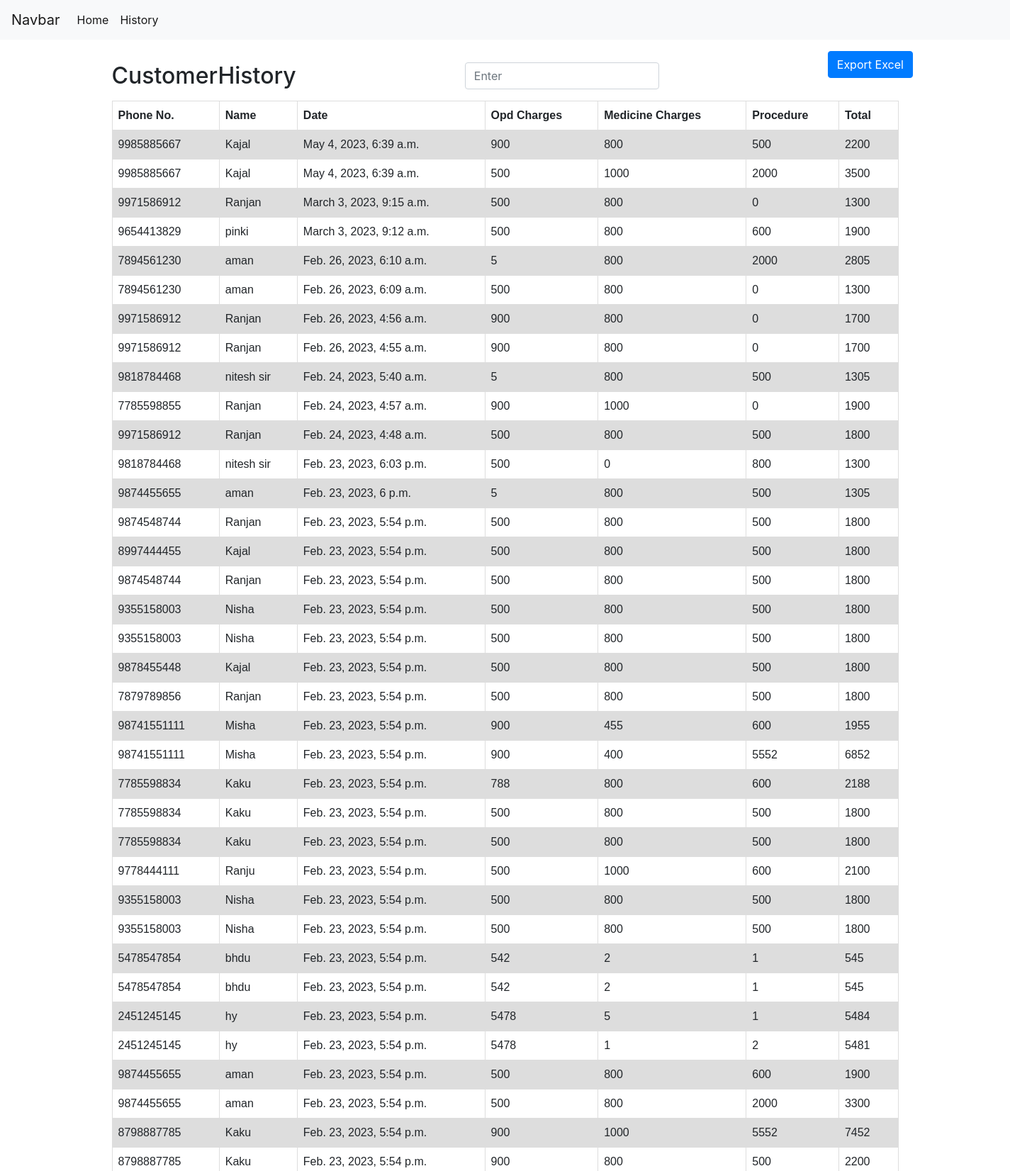
/user (upper part), run on the app's committed database.
### website/models.py (models this page shows, shortened)
class payment(models.Model):
    opd = models.IntegerField( null =True, blank= True)
    med = models.IntegerField(null =True, blank= True)
    procedure = models.IntegerField( null =True, blank= True)
    status = models.CharField(max_length=10, choices=STATUS_CHOICES, default='no')
    Customer_info = models.ForeignKey(Customer, on_delete=models.CASCADE, related_name='payments')
    total = models.IntegerField(null =True, blank= True)
    date = models.DateTimeField(default=timezone.now)

class Customer(models.Model):
    user = models.ForeignKey(User, on_delete=models.PROTECT, null =True, blank=True)
    name = models.CharField( max_length=50)
    dt = models.DateTimeField(default=timezone.now)
    def __str__(self):
        return self.name

### website/views.py (the view)
# urls.py: path('user', views.webview, name='userlist' ),
def webview(request):
    pt = payment.objects.all().order_by('-date')
    return render(request, 'users.html', {"pt": pt})

### website/Templates/users.html (shortened to what this page needs)
{% include 'base.html' %}
<!DOCTYPE html>
<html>
<head>
  <link rel="stylesheet" href="https://cdn.jsdelivr.net/npm/bootstrap@4.3.1/dist/css/bootstrap.min.css">
</head>
<body>
  <div class ="container my-3">
    <div class="d-flex" style ="justify-content: space-between">
      <h2 class="my-3">CustomerHistory </h2>
      <div class="col-xl-12 d-flex">
         <form action="" method="get" class="form-inline mx-auto">
            <input type="text" class="form-control" name="searchname" id= "myInput"
            placeholder="Enter">
         </form>
         <div class="col-md-4">
            <a class="btn btn-primary" href="{% url 'export-excel' %}" role="button">Export Excel</a>
         </div>
      </div>
    </div>
    <table id="myTable">
      <tr>
        <th>Phone No.</th>
        <th>Name</th>
        <th> Date</th>
        <th>Opd Charges</th>
        <th> Medicine Charges</th>
        <th> Procedure</th>
        <th> Total</th>
      </tr>
        {% for i in pt %}
        <tr class = "center">
          <td>{{i.Customer_info.user}} </td>
          <td>{{i.Customer_info}} </td>
          <td>{{i.date}} </td>
          <td>{{i.opd}} </td>
          <td>{{i.med}} </td>
          <td>{{i.procedure}} </td>
          <td>{{i.total}} </td>
        </tr>
        {% endfor%}
    </table>
</body>
</html>

### website/Templates/users.html (style rules this page uses)
table { font-family: arial, sans-serif; border-collapse: collapse; width: 100%; }
td, th { border: 1px solid #dddddd; text-align: left; padding: 8px; }
tr:nth-child(even) { background-color: #dddddd; }

### data on the page
payment: Customer_info.user "9985885667", Customer_info "Kajal", date "May 4, 2023, 6:39 a.m.", opd "900", med "800", procedure "500", total "2200"
payment: Customer_info.user "9985885667", Customer_info "Kajal", date "May 4, 2023, 6:39 a.m.", opd "500", med "1000", procedure "2000", total "3500"
payment: Customer_info.user "9971586912", Customer_info "Ranjan", date "March 3, 2023, 9:15 a.m.", opd "500", med "800", procedure "0", total "1300"
payment: Customer_info.user "9654413829", Customer_info "pinki", date "March 3, 2023, 9:12 a.m.", opd "500", med "800", procedure "600", total "1900"
payment: Customer_info.user "7894561230", Customer_info "aman", date "Feb. 26, 2023, 6:10 a.m.", opd "5", med "800", procedure "2000", total "2805"
payment: Customer_info.user "7894561230", Customer_info "aman", date "Feb. 26, 2023, 6:09 a.m.", opd "500", med "800", procedure "0", total "1300"
payment: Customer_info.user "9971586912", Customer_info "Ranjan", date "Feb. 26, 2023, 4:56 a.m.", opd "900", med "800", procedure "0", total "1700"
payment: Customer_info.user "9971586912", Customer_info "Ranjan", date "Feb. 26, 2023, 4:55 a.m.", opd "900", med "800", procedure "0", total "1700"
payment: Customer_info.user "9818784468", Customer_info "nitesh sir", date "Feb. 24, 2023, 5:40 a.m.", opd "5", med "800", procedure "500", total "1305"
payment: Customer_info.user "7785598855", Customer_info "Ranjan", date "Feb. 24, 2023, 4:57 a.m.", opd "900", med "1000", procedure "0", total "1900"
payment: Customer_info.user "9971586912", Customer_info "Ranjan", date "Feb. 24, 2023, 4:48 a.m.", opd "500", med "800", procedure "500", total "1800"
payment: Customer_info.user "9818784468", Customer_info "nitesh sir", date "Feb. 23, 2023, 6:03 p.m.", opd "500", med "0", procedure "800", total "1300"
payment: Customer_info.user "9874455655", Customer_info "aman", date "Feb. 23, 2023, 6 p.m.", opd "5", med "800", procedure "500", total "1305"
payment: Customer_info.user "9874548744", Customer_info "Ranjan", date "Feb. 23, 2023, 5:54 p.m.", opd "500", med "800", procedure "500", total "1800"
payment: Customer_info.user "8997444455", Customer_info "Kajal", date "Feb. 23, 2023, 5:54 p.m.", opd "500", med "800", procedure "500", total "1800"
payment: Customer_info.user "9874548744", Customer_info "Ranjan", date "Feb. 23, 2023, 5:54 p.m.", opd "500", med "800", procedure "500", total "1800"
payment: Customer_info.user "9355158003", Customer_info "Nisha", date "Feb. 23, 2023, 5:54 p.m.", opd "500", med "800", procedure "500", total "1800"
payment: Customer_info.user "9355158003", Customer_info "Nisha", date "Feb. 23, 2023, 5:54 p.m.", opd "500", med "800", procedure "500", total "1800"
payment: Customer_info.user "9878455448", Customer_info "Kajal", date "Feb. 23, 2023, 5:54 p.m.", opd "500", med "800", procedure "500", total "1800"
payment: Customer_info.user "7879789856", Customer_info "Ranjan", date "Feb. 23, 2023, 5:54 p.m.", opd "500", med "800", procedure "500", total "1800"
payment: Customer_info.user "98741551111", Customer_info "Misha", date "Feb. 23, 2023, 5:54 p.m.", opd "900", med "455", procedure "600", total "1955"
payment: Customer_info.user "98741551111", Customer_info "Misha", date "Feb. 23, 2023, 5:54 p.m.", opd "900", med "400", procedure "5552", total "6852"
payment: Customer_info.user "7785598834", Customer_info "Kaku", date "Feb. 23, 2023, 5:54 p.m.", opd "788", med "800", procedure "600", total "2188"
payment: Customer_info.user "7785598834", Customer_info "Kaku", date "Feb. 23, 2023, 5:54 p.m.", opd "500", med "800", procedure "500", total "1800"
payment: Customer_info.user "7785598834", Customer_info "Kaku", date "Feb. 23, 2023, 5:54 p.m.", opd "500", med "800", procedure "500", total "1800"
payment: Customer_info.user "9778444111", Customer_info "Ranju", date "Feb. 23, 2023, 5:54 p.m.", opd "500", med "1000", procedure "600", total "2100"
payment: Customer_info.user "9355158003", Customer_info "Nisha", date "Feb. 23, 2023, 5:54 p.m.", opd "500", med "800", procedure "500", total "1800"
payment: Customer_info.user "9355158003", Customer_info "Nisha", date "Feb. 23, 2023, 5:54 p.m.", opd "500", med "800", procedure "500", total "1800"
payment: Customer_info.user "5478547854", Customer_info "bhdu", date "Feb. 23, 2023, 5:54 p.m.", opd "542", med "2", procedure "1", total "545"
payment: Customer_info.user "5478547854", Customer_info "bhdu", date "Feb. 23, 2023, 5:54 p.m.", opd "542", med "2", procedure "1", total "545"
payment: Customer_info.user "2451245145", Customer_info "hy", date "Feb. 23, 2023, 5:54 p.m.", opd "5478", med "5", procedure "1", total "5484"
payment: Customer_info.user "2451245145", Customer_info "hy", date "Feb. 23, 2023, 5:54 p.m.", opd "5478", med "1", procedure "2", total "5481"
payment: Customer_info.user "9874455655", Customer_info "aman", date "Feb. 23, 2023, 5:54 p.m.", opd "500", med "800", procedure "600", total "1900"
payment: Customer_info.user "9874455655", Customer_info "aman", date "Feb. 23, 2023, 5:54 p.m.", opd "500", med "800", procedure "2000", total "3300"
payment: Customer_info.user "8798887785", Customer_info "Kaku", date "Feb. 23, 2023, 5:54 p.m.", opd "900", med "1000", procedure "5552", total "7452"
payment: Customer_info.user "8798887785", Customer_info "Kaku", date "Feb. 23, 2023, 5:54 p.m.", opd "900", med "800", procedure "500", total "2200"
